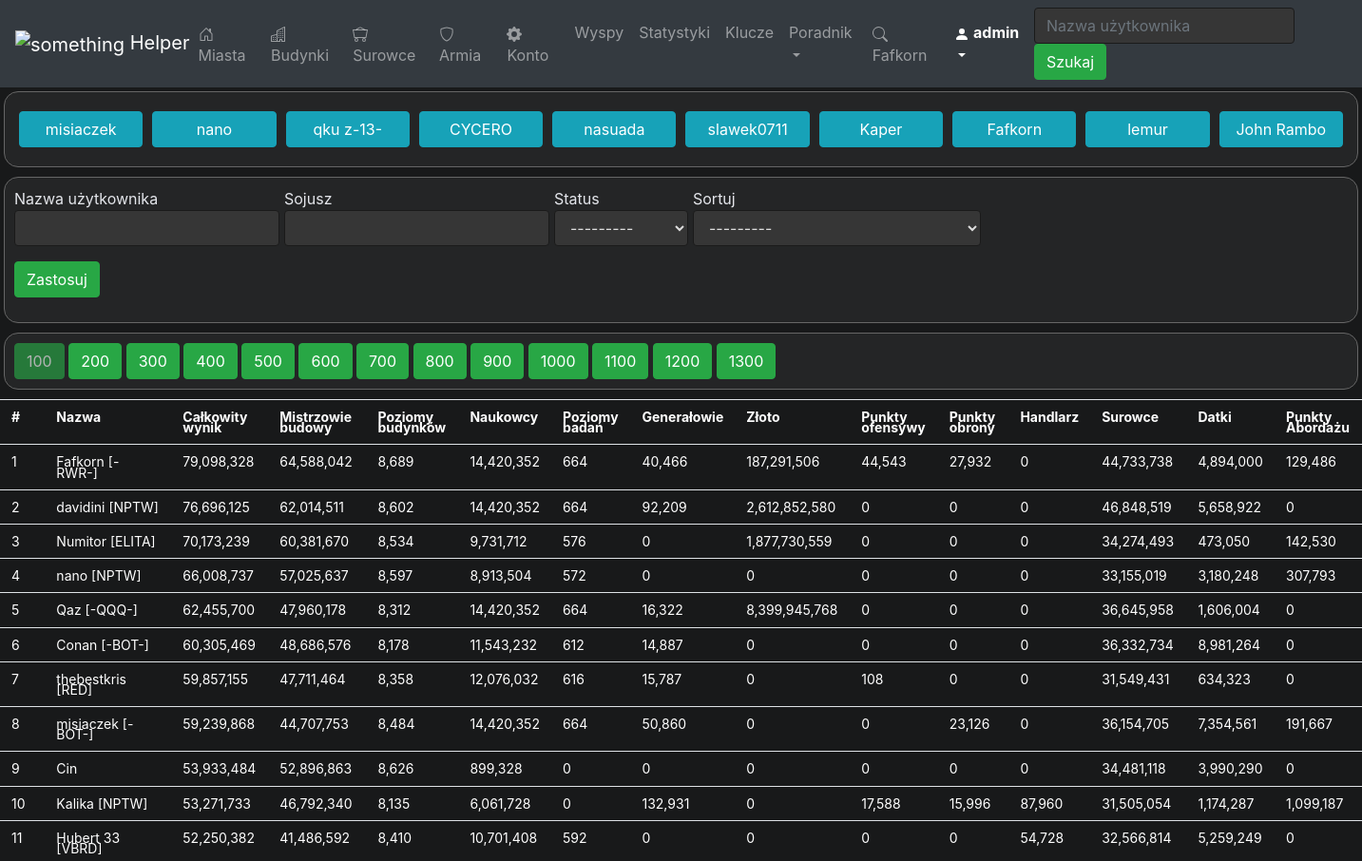
The app's page /users/ (signed in, upper part), older data.
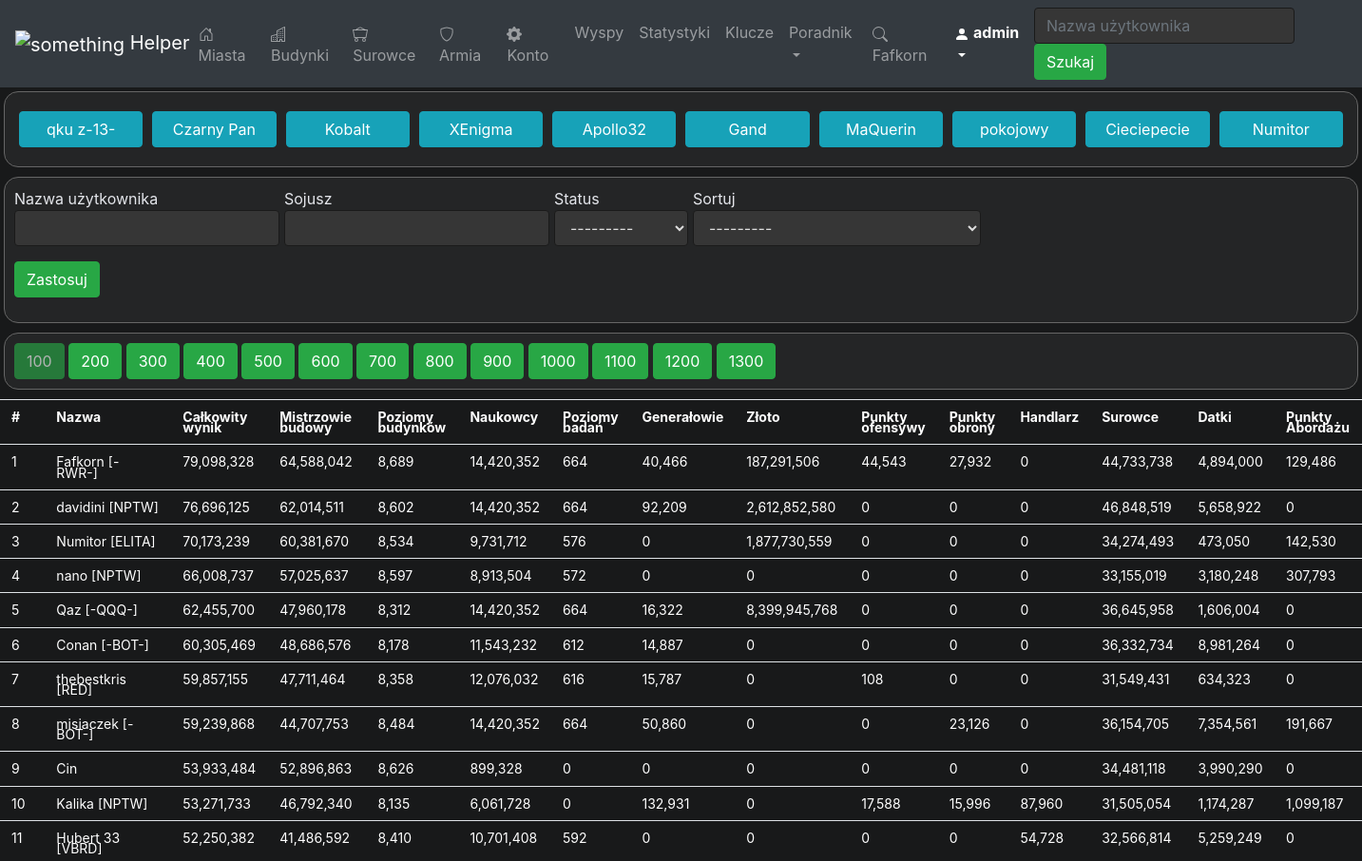
The same page, newer data.
### mysite/helper/models.py (models this page shows, shortened)
class User(models.Model):
    user_name = models.CharField(max_length=50)
    user_status = models.ForeignKey(UserStatus, on_delete=models.SET_NULL, default=None, null=True)
    shipping_future = models.IntegerField(default=0)
    economy_future = models.IntegerField(default=0)
    science_future = models.IntegerField(default=0)
    military_future = models.IntegerField(default=0)
    score = models.IntegerField(default=0)
    master_builders = models.IntegerField(default=0)
    building_levels = models.IntegerField(default=0)
    scientists = models.IntegerField(default=0)
    research_level = models.IntegerField(default=0)
    generals = models.IntegerField(default=0)
    gold = models.BigIntegerField(default=0)
    offensive = models.IntegerField(default=0)
    defensive = models.IntegerField(default=0)
    trading = models.IntegerField(default=0)
    resources = models.IntegerField(default=0)
    donations = models.IntegerField(default=0)
    piracy = models.IntegerField(default=0)
    alliance = models.CharField(max_length=50, default='', null=True)
    last_visit = models.DateTimeField(default=datetime(2015, 10, 9, 23, 55, 59, 342380))

### mysite/helper/views/users.py (the view)
# urls.py: path('users/', users.get_users, name='users'),
@login_required(login_url='helper:login')
def get_users(request):
    connected_user = DefaultUsersConnection.objects.filter(auth_user=request.user.id)
    user = connected_user[0] if connected_user else User.objects.get(pk=1)
    visited_users = User.objects.order_by('last_visit').reverse()[:10]
    my_filter = UserFilter(request.GET, queryset=User.objects.order_by('score').reverse())
    user_name = request.GET.get('user_name', '')
    alliance = request.GET.get('alliance', '')
    user_status = request.GET.get('user_status', '')
    order_by = request.GET.get('order_by', '')
    users_list = my_filter.qs
    results_on_page = 100
    paginator = Paginator(users_list, results_on_page)
    page_num = request.GET.get('page', 1)
    page = paginator.page(page_num)
    has_pages = math.ceil(users_list.count() / results_on_page)
    buttons = []
    for i, val in enumerate(range(has_pages)):
        buttons.append([int((i+1)*results_on_page), int(i+1)])
    context = {'users_list': page,
               'user': user,
               'my_filter': my_filter,
               'user_name': user_name,
               'alliance': alliance,
               'user_status': user_status,
               'order_by': order_by,
               'visited_users': visited_users,
               'buttons': buttons, 'page_num': int(page_num),
               'nav_active': 'users',
               'title': 'Użytkownicy'
               }
    return render(request, 'helper/users.html', context)

### mysite/helper/models.py (called while the page is built)
    def __str__(self):
        return self.user_status_name

### mysite/helper/templatetags/helper_extras.py (called while the page is built)
@register.filter
def get_pos(position, page_num):
    try:
        return int(page_num-1) * 100 + int(position)
    except (ValueError, ZeroDivisionError):
        return None

@register.filter
def number_commas(number):
    return re.sub("(\d)(?=(\d{3})+(?!\d))", r"\1,", "%d" % number)

### mysite/helper/templates/helper/users.html (shortened to what the changed rows need)
{% extends "base.html" %}
{% load static %}
{% load crispy_forms_tags %}
{% block head %}
        <link rel="stylesheet" type="text/css" href="{% static 'helper/users.css' %}">
        {% load helper_extras %}
{% endblock %}
{% block content %}
        {% load widget_tweaks %}
        {% include "helper/navigation.html" %}
        <div class="tile">
            <div class="row visited-users-div">
                {% for user in visited_users %}
                    <a class="btn btn-info btn-visit" href="{% url 'helper:user_towns' user.id %}">{{user.user_name}}</a>
                {% endfor %}
            </div>
        </div>
        <div class="page-div">
            <div>
                {% if buttons %}
                {% for button in buttons %}
                    <a href="{% url 'helper:users' %}?page={{button.1}}&user_name={{user_name}}&alliance={{alliance}}&user_status={{user_status}}&order_by={{order_by}}" class="btn btn-success  {% if button.1 == page_num %} disabled {% endif %}">{{button.0}}</a>
                {% endfor %}
                {% else %}
                <h5>Nie znaleziono graczy</h5>
                {% endif %}
            </div>
        </div>
        <div class="users-div">
            {% if users_list %}
                <table class="table">
                    <tr>
                        <th>#</th>
                        <th>Nazwa</th>
                        <th>Całkowity wynik</th>
                        <th>Mistrzowie budowy</th>
                        <th>Poziomy budynków</th>
                        <th>Naukowcy</th>
                        <th>Poziomy badań</th>
                        <th>Generałowie</th>
                        <th>Złoto</th>
                        <th>Punkty ofensywy</th>
                        <th>Punkty obrony</th>
                        <th>Handlarz</th>
                        <th>Surowce</th>
                        <th>Datki</th>
                        <th>Punkty Abordażu</th>
                    </tr>
                    {% for user in users_list %}
                        <tr class="{% ifequal user.user_status.id 2 %} inactive-player {% endifequal%} {% ifequal user.user_status.id 3 %} deleted-player {% endifequal%}">
                            <td>{{forloop.counter|get_pos:page_num }}</td>
                            <td><a class="player-a" href="{% url 'helper:user_towns' user.id %}">
                                {{ user.user_name }}
                                {% if user.alliance %}
                                    [{{user.alliance}}]
                                {% endif %}
                            </a></td>
                            <td>{{user.score|number_commas}}</td>
                            <td>{{user.master_builders|number_commas}}</td>
                            <td>{{user.building_levels|number_commas}}</td>
                            <td>{{user.scientists|number_commas}}</td>
                            <td>{{user.research_level|number_commas}}</td>
                            <td>{{user.generals|number_commas}}</td>
                            <td>{{user.gold|number_commas}}</td>
                            <td>{{user.offensive|number_commas}}</td>
                            <td>{{user.defensive|number_commas}}</td>
                            <td>{{user.trading|number_commas}}</td>
                            <td>{{user.resources|number_commas}}</td>
                            <td>{{user.donations|number_commas}}</td>
                            <td>{{user.piracy|number_commas}}</td>
                        </tr>
                    {% endfor %}
                </table>
            {% endif %}
        </div>
{% endblock %}

### mysite/helper/templates/helper/navigation.html (shortened to what this page needs)
{% load widget_tweaks %}
{% load static %}
<nav class="navbar navbar-expand-lg navbar-dark bg-dark">
        <a class="navbar-brand" href="{% url 'helper:users' %}">
            <img style="margin: 0px;" src="{% static "helper/icons/icon.png" %}" alt="something" width="30px" height="30" >
            Helper
        </a>
        <ul class="navbar-nav mr-auto">
            <li class="nav-item {% if nav_active == 'user_towns' %}active{% endif %}">
                <a class="nav-link" href="{% url 'helper:user_towns' user.id %}">
                    Miasta
                </a>
            </li>
            <li class="nav-item {% if nav_active == 'user_buildings' %}active{% endif %}">
                <a class="nav-link" href="{% url 'helper:user_buildings' user.id %}">
                    Budynki
                </a>
            </li>
            <li class="nav-item {% if nav_active == 'user_resources' %}active{% endif %}">
                <a class="nav-link" href="{% url 'helper:user_resources' user.id %}">
                    Surowce
                </a>
            </li>
            <li class="nav-item {% if nav_active == 'user_army' %}active{% endif %}">
                <a class="nav-link" href="{% url 'helper:user_army' user.id %}">
                    Armia
                </a>
            </li>
            <li class="nav-item {% if nav_active == 'user_account' %}active{% endif %}" >
                <a class="nav-link" href="{% url 'helper:user_account' user.id %}">
                    Konto
                </a>
            </li>
            <li class="nav-item {% if nav_active == 'islands' %}active{% endif %}">
                <a class="nav-link" href="{% url 'helper:islands' user.id %}">
                    Wyspy
                </a>
            </li>
            <li class="nav-item {% if nav_active == 'statistics' %}active{% endif %}">
                <a class="nav-link" href="{% url 'helper:statistics' user.id %}">
                    Statystyki
                </a>
            </li>
            {% if request.user.is_staff %}
                <li class="nav-item {% if nav_active == 'key_manager' %}active{% endif %}">
                    <a class="nav-link" href="{% url 'helper:key_manager' %}">
                        Klucze
                    </a>
                </li>
            {% endif %}
            <li class="nav-item dropdown  {% if nav_active == 'guide' %}active{% endif %}" >
                <a class="nav-link dropdown-toggle" href="#" id="navbarDropdown" role="button" data-toggle="dropdown" aria-haspopup="true" aria-expanded="false">
                  Poradnik
                </a>
            </li>
        </ul>
        <ul class="navbar-nav ml-auto">
            <li class="nav-item">
                <a class="nav-link inactive" href="">
                    {{user.user_name}}
                </a>
            </li>
            <li class="nav-item dropdown active" >
                <a class="nav-link dropdown-toggle" href="#" id="userDropdown" role="button" data-toggle="dropdown" aria-haspopup="true" aria-expanded="false">
                    <svg width="1em" height="1em" viewBox="0 0 16 16" class="bi bi-person-fill" fill="currentColor" xmlns="http://www.w3.org/2000/svg">
                        <path fill-rule="evenodd" d="M3 14s-1 0-1-1 1-4 6-4 6 3 6 4-1 1-1 1H3zm5-6a3 3 0 1 0 0-6 3 3 0 0 0 0 6z"/>
                    </svg>
                    {{request.user}}
                </a>
            </li>
        </ul>
        <form class="form-inline my-2 my-lg-0" action="{% url 'helper:users'%}" method="get">
            <input type="search" class="form-control mr-sm-2" name="user_name" placeholder="Nazwa użytkownika">
            <button type="submit" class="btn btn-success btn-action">Szukaj</button>
        </form>
    </nav>

Row changes from the older to the newer data that the page shows:
no longer on one of the page's lists (row edited): User: user_name "Fafkorn"
no longer on this page (row unchanged): User: user_name "CYCERO"
no longer on this page (row unchanged): User: user_name "nasuada"
no longer on this page (row unchanged): User: user_name "slawek0711"
no longer on this page (row unchanged): User: user_name "Kaper"
no longer on this page (row unchanged): User: user_name "lemur"
no longer on this page (row unchanged): User: user_name "John Rambo"
no longer on one of the page's lists (row unchanged): User: user_name "nano"
no longer on one of the page's lists (row unchanged): User: user_name "misiaczek"
now on this page (row edited): User: user_name "Czarny Pan"
now on this page (row edited): User: user_name "Kobalt"
now on this page (row edited): User: user_name "XEnigma"
now on this page (row edited): User: user_name "Apollo32"
now on this page (row edited): User: user_name "Gand"
now on this page (row edited): User: user_name "MaQuerin"
now on this page (row edited): User: user_name "pokojowy"
now on this page (row edited): User: user_name "Cieciepecie"
now on one of the page's lists (row edited): User: user_name "Numitor"
